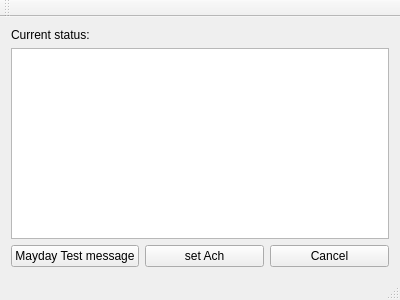
<?xml version="1.0" encoding="UTF-8"?>
<ui version="4.0">
 <class>Test2_Server</class>
 <widget class="QMainWindow" name="Test2_Server">
  <property name="geometry">
   <rect>
    <x>0</x>
    <y>0</y>
    <width>400</width>
    <height>300</height>
   </rect>
  </property>
  <property name="windowTitle">
   <string>Test2_Server</string>
  </property>
  <widget class="QWidget" name="centralWidget">
   <layout class="QGridLayout" name="gridLayout">
    <item row="1" column="0" colspan="3">
     <widget class="QListWidget" name="msgs_listWidget"/>
    </item>
    <item row="2" column="0">
     <widget class="QPushButton" name="maydayTest_pushButton">
      <property name="text">
       <string>Mayday Test message</string>
      </property>
     </widget>
    </item>
    <item row="2" column="2">
     <widget class="QPushButton" name="stopComm_pushButton">
      <property name="text">
       <string>Cancel</string>
      </property>
     </widget>
    </item>
    <item row="2" column="1">
     <widget class="QPushButton" name="setAch_pushButton">
      <property name="text">
       <string>set Ach</string>
      </property>
     </widget>
    </item>
    <item row="0" column="0" colspan="2">
     <widget class="QLabel" name="msgs_label">
      <property name="text">
       <string>Current status:</string>
      </property>
     </widget>
    </item>
    <item row="0" column="2">
     <widget class="QLabel" name="state_label">
      <property name="text">
       <string/>
      </property>
     </widget>
    </item>
   </layout>
  </widget>
  <widget class="QToolBar" name="mainToolBar">
   <attribute name="toolBarArea">
    <enum>TopToolBarArea</enum>
   </attribute>
   <attribute name="toolBarBreak">
    <bool>false</bool>
   </attribute>
  </widget>
  <widget class="QStatusBar" name="statusBar"/>
 </widget>
 <layoutdefault spacing="6" margin="11"/>
 <resources/>
 <connections/>
</ui>
